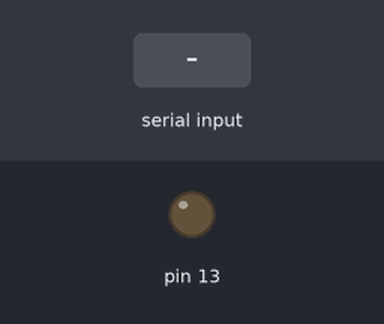
Recording of a sketch running on a simulated Arduino Uno, built with avr-gcc and run on an emulated ATmega328P. Parts: output pins drawn as LEDs (lit = HIGH). The test bench sets the inputs (shaded band).

Above: at 1.2 s.
1.3 s: "1" received over Serial
At 2.1 s:
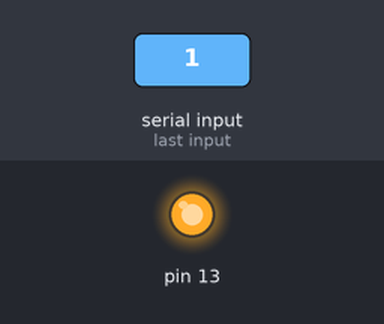
2.8 s: "0" received over Serial
At 3.2 s:
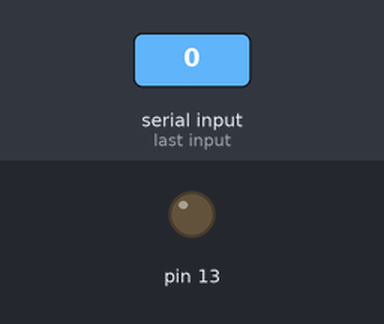
Timing chart, 0 to 5.8 s (numbered marks = the images above; inputs shaded):
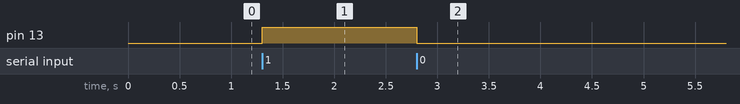

The sketch:

led.ino
```cpp
void setup() {

  Serial.begin(9600); // opens serial port, sets data rate to 9600 bps 8N1
  pinMode(13, OUTPUT);
  digitalWrite(13,LOW);

}

String palabra="";
void loop() {


   if(Serial.available()) {
    	  char c = Serial.read();
       if(c=='1'){
          digitalWrite(13, HIGH);
       }else{
        digitalWrite(13,LOW);
       }
  }


}
```

Measured:
- after the input at 1.3 s, pin 13: LOW → HIGH at once
- after the input at 2.8 s, pin 13: HIGH → LOW at once
